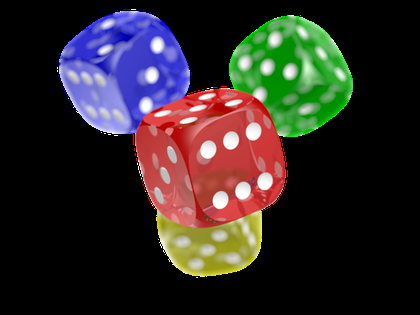
%> input picture DIP_basics_histo/PNG_transparency_demonstration_1.png, 420 x 315 px, shrunk from 800 x 600 before the run
$ octave histogram_eq.m   (GNU Octave 9; MATLAB toolbox functions it lacks are replaced by stand-ins)
%> lines starting %> are read from the running program, lines starting %| are printed output that depends on the picture
clc;
clear all;
close all;
I=imread("https://upload.wikimedia.org/wikipedia/commons/4/47/PNG_transparency_demonstration_1.png");
%> I is the input picture: size 315x420x3 uint8; mean R, G, B 46.5, 40.2, 38.6
if size(I,3) == 3
    I = rgb2gray(I);
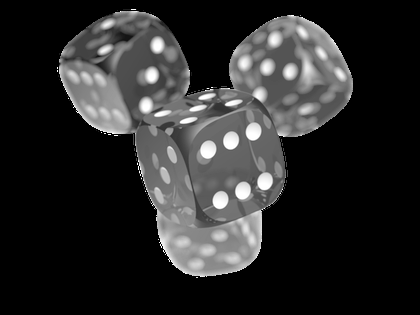
%> I: size 315x420 uint8; min 0, max 255, mean 41.9
end
%to convert the image to grayscale if it is RGB
%%The below code provides the direct keywords to find the desired output
% [17 lines of commented-out code are left out]
%%the below code gives the mathematical approach for the desired outcome
[M,N]=size(I); %Calculating the size of the image
%> M = 315; N = 420
numPixels=M*N; %multiplying the rows and columns for total number of pixels
%> numPixels = 132300
hist=zeros(256,1); %creating a row matrix for the pixel intensity for 0 to 256
for i=1:M
for j=1:N
        intensity=I(i,j);
        hist(intensity+1)=hist(intensity+1)+1;
end
end
%> after the loop, hist = 256 values, max 88641 at index 1, min 0 at index 3, mean 516.8
%Loop to calculate each and every pixel and add the number of pixels at a
%certain intensity in the row matrix with that value.
pdf=hist/numPixels; %normalising or calculating the average of the intensity of pixels
%> pdf = 256 values, max 0.67 at index 1, min 0 at index 3, mean 0.00391
cdf = zeros(256,1);
cdf(1) = pdf(1);
for k = 2:256
    cdf(k) = cdf(k-1) + pdf(k);
end
%> after the loop, cdf = 256 values from 0.67 to 1
%calclating the cumulative frequency distribution of the given image

L = 256;
mapping = round((L - 1) * cdf);
%> mapping = 256 values from 171 to 255
%mapping the new intensity values with respect to the old frequency values
I_eq = zeros(M,N,'uint8'); %typecasting to the correct format
for i = 1:M
for j = 1:N
        oldVal = I(i,j);
        I_eq(i,j) = mapping(oldVal + 1);
end
end
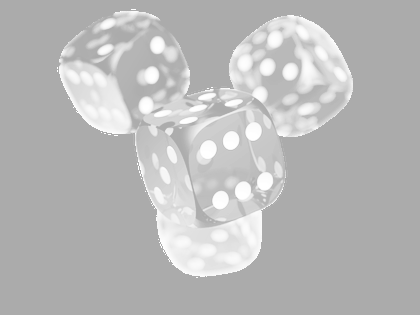
%> I_eq: size 315x420 uint8; min 171, max 255, mean 184.9
%putting the new equalised values in the image format
figure;
subplot(2,2,1);
imshow(I);
title('Original Image');
subplot(2,2,2);
imhist(I);
title('Original Histogram');
subplot(2,2,3);
imshow(I_eq);
title('Histogram Equalized Image');
subplot(2,2,4);
imhist(I_eq);
title('Equalized Histogram');
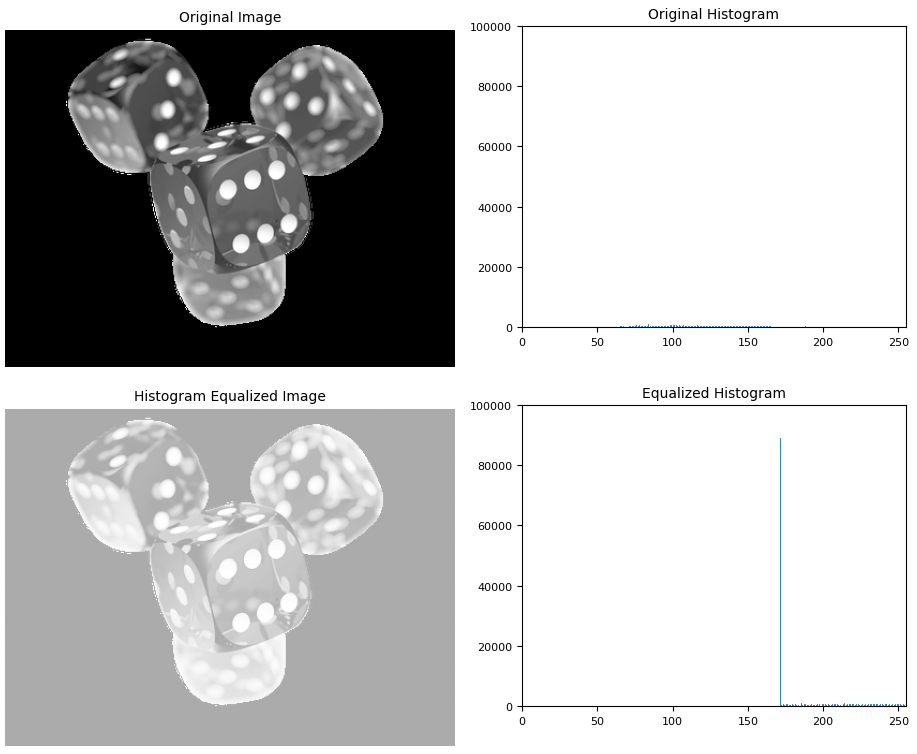
%> figure redrawn from the program's plot data, 4 panels
